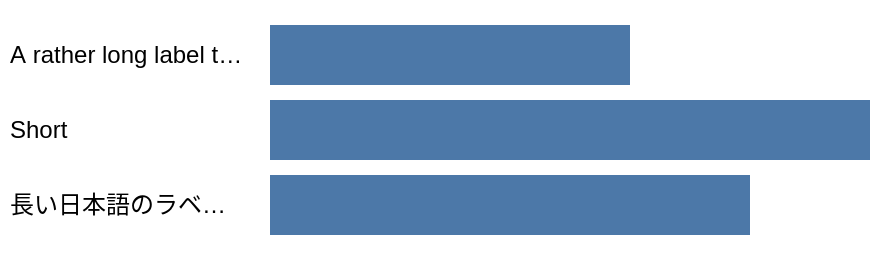

Vega-Lite specification for this chart:
### Vega specification from a JSON file in a GitHub repository (floating-point values rounded to 4 significant figures)
{"width": 300, "height": 120, "padding": 5, "data": [{"name": "t", "values": [{"label": "A rather long label that must be truncated", "v": 3}, {"label": "Short", "v": 5}, {"label": "長い日本語のラベルは途中で切り詰められます", "v": 4}]}], "scales": [{"name": "y", "type": "band", "domain": {"data": "t", "field": "label"}, "range": "height", "padding": 0.2}, {"name": "x", "domain": {"data": "t", "field": "v"}, "range": "width"}], "marks": [{"type": "text", "from": {"data": "t"}, "encode": {"enter": {"x": {"value": 0}, "y": {"scale": "y", "field": "label", "band": 0.5}, "baseline": {"value": "middle"}, "limit": {"value": 120}, "fontSize": {"value": 12}, "text": {"field": "label"}}}}, {"type": "rect", "from": {"data": "t"}, "encode": {"enter": {"x": {"value": 130}, "x2": {"scale": "x", "field": "v", "offset": 130}, "y": {"scale": "y", "field": "label"}, "height": {"scale": "y", "band": 1}, "fill": {"value": "#4c78a8"}}}}]}
